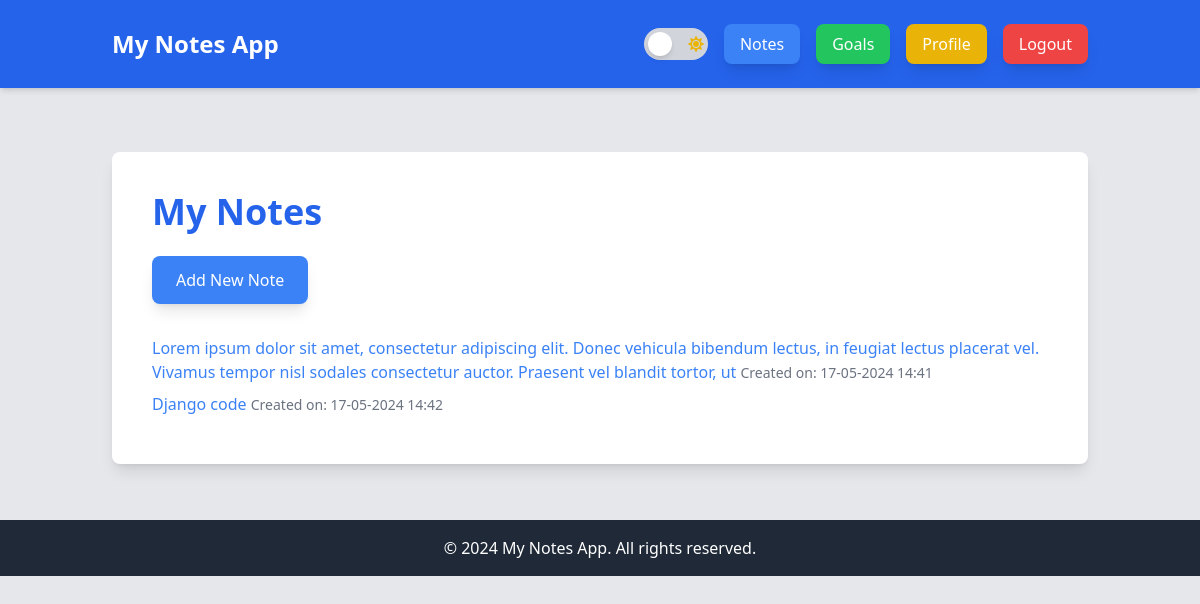
Before: /notes/ (signed in) with the older database file.
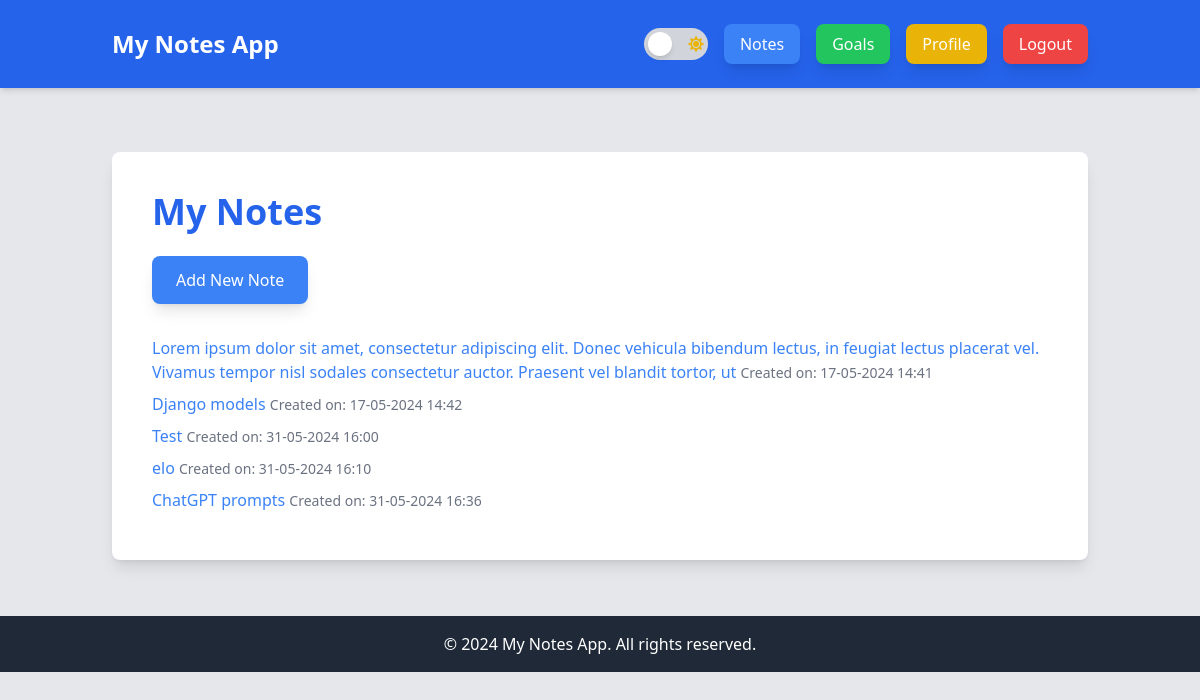
After: the same page with the newer database file.
### notes_app/models.py (models this page shows, shortened)
class Note(models.Model):
    user = models.ForeignKey(User, on_delete=models.CASCADE)
    title = models.CharField(max_length=200)
    content = models.TextField()
    created_at = models.DateTimeField(auto_now_add=True)

### notes_app/views.py (the view)
# urls.py: path('notes/', note_list, name='note_list'),
@login_required
def note_list(request):
    notes = Note.objects.filter(user=request.user)
    return render(request, 'notes_app/note_list.html', {'notes': notes})

### notes_app/templates/notes_app/note_list.html (shortened to what this page needs)
{% extends "base.html" %}
{% block content %}
<div class="bg-white dark:bg-gray-800 p-10 shadow-lg rounded-lg mt-10">
    <h1 class="text-4xl font-bold text-blue-600 dark:text-blue-400 mb-6">My Notes</h1>
    <a href="{% url 'note_create' %}" class="bg-blue-500 text-white px-6 py-3 rounded-lg shadow-lg hover:bg-blue-700 mb-4 inline-block">Add New Note</a>
    <ul class="mt-4">
        {% for note in notes %}
            <li class="mb-2">
                <a href="{% url 'note_detail' note.pk %}" class="text-blue-500 hover:underline">{{ note.title }}</a>
                <span class="text-gray-500 text-sm">Created on: {{ note.created_at|date:"d-m-Y H:i" }}</span>
            </li>
        {% endfor %}
    </ul>
</div>
{% endblock %}

### notes_app/templates/base.html (shortened to what this page needs)
<!DOCTYPE html>
<html lang="en" class="{% if request.COOKIES.theme == 'dark' %}dark{% endif %}">
<head>
    {% load static %}
    <link href="{% static 'css/output.css' %}" rel="stylesheet">
    <link rel="stylesheet" href="https://cdnjs.cloudflare.com/ajax/libs/font-awesome/5.15.3/css/all.min.css">
    <link rel="stylesheet" href="https://cdnjs.cloudflare.com/ajax/libs/froala-editor/3.2.7/css/froala_editor.pkgd.min.css">
</head>
<body class="bg-gray-200 dark:bg-gray-900 dark:text-white">
    <header class="bg-blue-600 dark:bg-gray-800 text-white shadow-md">
        <div class="container mx-auto p-6 flex justify-between items-center">
            <a href="{% url 'home' %}" class="text-2xl font-bold">My Notes App</a>
            <div class="flex items-center space-x-4">
                <div id="theme-toggle" onclick="toggleTheme()" class="relative inline-flex items-center h-8 w-16 bg-gray-300 dark:bg-gray-700 rounded-full cursor-pointer">
                    <span id="toggle-circle" class="toggle-circle absolute left-1 top-1 h-6 w-6 rounded-full shadow-md transform transition-transform duration-300 ease-in-out"></span>
                    <i id="sun-icon" class="fas fa-sun toggle-icon absolute right-1 text-yellow-500"></i>
                </div>
                {% block header %}
                <nav class="flex space-x-4">
                    {% if user.is_authenticated %}
                        <a href="{% url 'note_list' %}" class="bg-blue-500 text-white px-4 py-2 rounded-lg shadow-lg hover:bg-blue-700">Notes</a>
                        <a href="{% url 'goal_list' %}" class="bg-green-500 text-white px-4 py-2 rounded-lg shadow-lg hover:bg-green-700">Goals</a>
                        <a href="{% url 'profile' %}" class="bg-yellow-500 text-white px-4 py-2 rounded-lg shadow-lg hover:bg-yellow-700">Profile</a>
                        <form method="post" action="{% url 'logout' %}" class="inline-block">
                            <button type="submit" class="bg-red-500 text-white px-4 py-2 rounded-lg shadow-lg hover:bg-red-700">Logout</button>
                        </form>
                    {% else %}
                        <a href="{% url 'login' %}" class="bg-blue-500 text-white px-4 py-2 rounded-lg shadow-lg hover:bg-blue-700">Login</a>
                        <a href="{% url 'signup' %}" class="bg-green-500 text-white px-4 py-2 rounded-lg shadow-lg hover:bg-green-700">Sign Up</a>
                    {% endif %}
                </nav>
                {% endblock %}
            </div>
        </div>
    </header>
    <main class="container mx-auto p-6">
        {% block content %}
        {% endblock %}
    </main>
    <footer class="bg-gray-800 text-white p-4 mt-8">
        <div class="container mx-auto text-center">
            <p>&copy; 2024 My Notes App. All rights reserved.</p>
        </div>
    </footer>
</body>
</html>

### notes_app/templates/base.html (style rules this page uses)
.toggle-circle { background-color: white; z-index: 1; transition: transform 0.3s ease-in-out; }
.toggle-icon { z-index: 0; }

Changed rows visible on the page:
changed Note: title "Django code" → "Django models"
added Note: title "Test", created_at "31-05-2024 16:00"
added Note: title "elo", created_at "31-05-2024 16:10"
added Note: title "ChatGPT prompts", created_at "31-05-2024 16:36"
